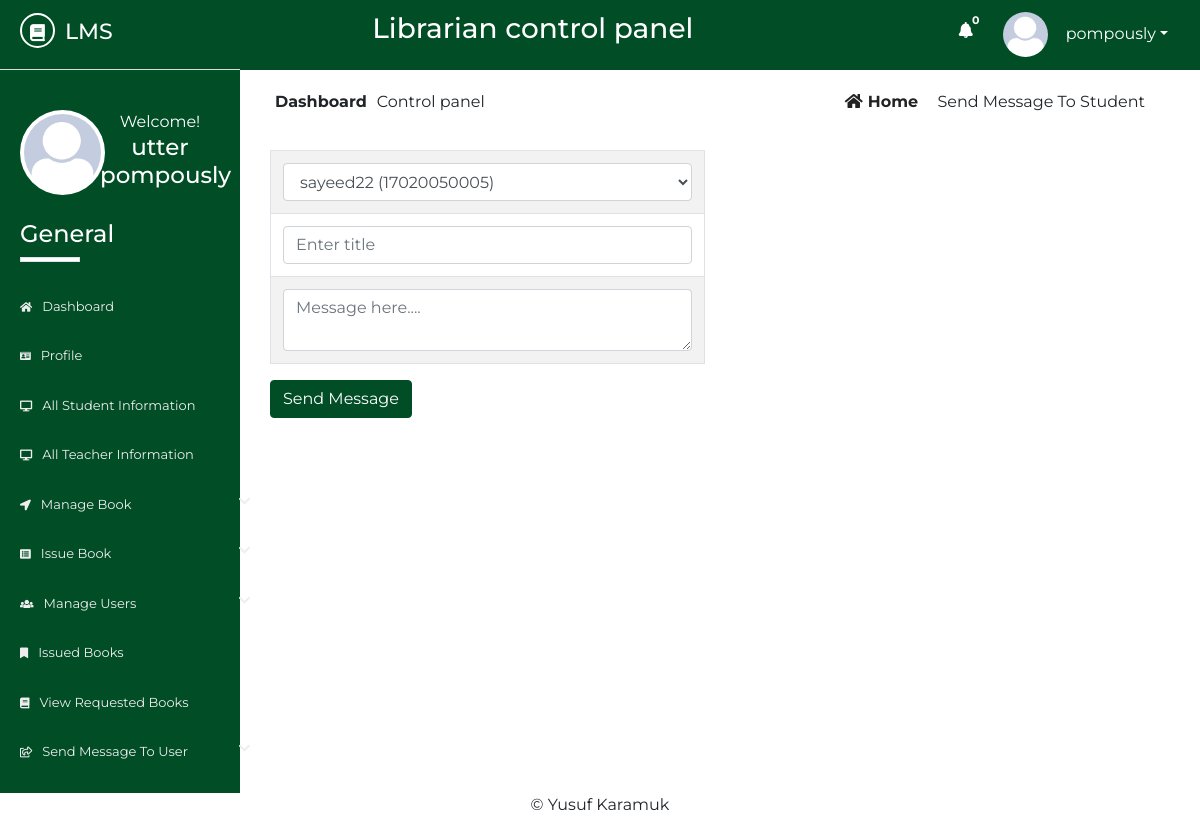
Screenshot of /Source/librarian/send-to-student.php (signed in) with the database file from the repository.
### tables this page shows
CREATE TABLE `lib_registration` (
  `id` int(2) NOT NULL,
  `name` varchar(50) NOT NULL,
  `username` varchar(20) NOT NULL,
  `password` varchar(20) NOT NULL,
  `email` varchar(50) NOT NULL,
  `phone` varchar(20) NOT NULL,
  `address` varchar(100) NOT NULL,
  `photo` varchar(500) NOT NULL,
  `status` varchar(7) NOT NULL
);

### Source/librarian/send-to-student.php (the view, shortened to what this page needs)
       <?php
   include 'inc/header.php';
   include 'inc/connection.php';
?>
<div class="dashboard-content">
	<div class="dashboard-header">
		<div class="container">
			<div class="row">
				<div class="col-md-6">
					<div class="left">
						<p><span>dashboard</span>Control panel</p>
					</div>
				</div>
				<div class="col-md-6">
					<div class="right text-right">
						<a href="dashboard.php"><i class="fas fa-home"></i>home</a>
						<span class="disabled">send Message to student</span>
					</div>
				</div>
			</div>
			<div class="sendMessage">
				<form action="" method="post" name="form1" class="col-lg-6" enctype="multipart/form-data">
                       <table class="table table-bordered table-striped">
                           <tr>
                               <td>
                                 <select name="rusername" class="form-control">
                                     <?php
                                            $res= mysqli_query($link, "select * from std_registration");
                                               while($row=mysqli_fetch_array($res)){
                                                   ?><option value="<?php echo $row["username"]?>">
                                                   <?php  echo $row["username"]. " (".$row["regno"].")"; ?>
                                                   </option><?php
                                               }
                                          ?>
                                 </select>
                               </td>
                           </tr>
                           <tr>
                               <td>
                                   <input type="text" class="form-control" placeholder="Enter title" name="title">
                               </td>
                           </tr>
                           <tr>
                               <td>
                                   <textarea name="msg" class="form-control" placeholder="Message here...."></textarea>
                               </td>
                           </tr>
                       </table>
                       <input type="submit" name="submit" value="Send Message" class="btn btn-info">
                   </form>
			</div>
		</div>
	</div>
</div>
<?php
	include 'inc/footer.php';
 ?>

### Source/librarian/inc/header.php (shortened to what this page needs)
<?php
    include 'inc/connection.php';
    $res = mysqli_query($link,"select * from request_books where read1='no'");
    $not= mysqli_num_rows($res);
 ?>
<!DOCTYPE html>
<html lang="en">
<head>
	<link rel="stylesheet" href="inc/css/bootstrap.min.css">
	<link rel="stylesheet" href="inc/css/bootstrap-select.min.css">
	<link rel="stylesheet" href="inc/css/fontawesome-all.min.css">
	<link rel="stylesheet" href="inc/css/datatables.min.css">
	<link rel="stylesheet" href="inc/css/pro1.css">
</head>
<body>
	<div class="main-content">
		<div class="wrapper">
			<div class="left-sidebar">
				<div class="p-title">
                    <h3><a href=""><i class="fas fa-book"></i><span>lms</span></a></h3>
				</div>
				<div class="profile">
					<div class="profile-pic">
                        <?php
                            $res = mysqli_query($link, "select * from lib_registration where username='".$_SESSION['username']."'");
                            while ($row = mysqli_fetch_array($res)){
                                ?><img src="<?php echo $row["photo"]; ?> " height="" width="" alt="something wrong" class="rounded-circle"></a> <?php
                            }
                        ?>
					</div>
					<div class="profile-info text-center">
						<span>Welcome!</span>
						<h2>
              <?php
                $res = mysqli_query($link, "select * from lib_registration where username='".$_SESSION['username']."'");
                while ($row = mysqli_fetch_array($res)){
                  $name  =  $row["name"];
                  echo $name;
                }
              ?>
            </h2>
					</div>
				</div>
				<div class="sidebar-menu">
					<h3>General</h3>
					<div class="border"></div>
	                <ul>
	                    <li class="menu <?php if($page=='home'){ echo 'active';} ?>">
      						<a href="dashboard.php"><i class="fas fa-home"></i>Dashboard</a>
    					</li>
    					  <li class="menu <?php if($page=='profile'){ echo 'active';} ?>">
      						<a href="profile.php"><i class="fas fa-id-card"></i>profile</a>
    					</li>
	                    <li class="menu <?php if($page=='sinfo'){ echo 'active';} ?>">
      						<a href="all-student-info.php"><i class="fas fa-desktop"></i>all student information</a>
    					</li>
    					<li class="menu <?php if($page=='tinfo'){ echo 'active';} ?>">
      						<a href="all-teacher-info.php"><i class="fas fa-desktop"></i>all teacher information</a>
    					</li>
    					<li class="menu menu-toggle2">
      						<a href="#"><i class="fas fa-location-arrow"></i>manage book <span class="fa fa-chevron-down"></span></a>
    					</li>
	                   <li class="menu menu-toggle1">
      						<a href="#"><i class="fas fa-list-alt"></i>issue book <span class="fa fa-chevron-down"></span></a>
    					</li>
    					<li class="menu menu-toggle3">
      						<a href="#"><i class="fas fa-users"></i>manage users <span class="fa fa-chevron-down"></span></a>
    					</li>
    					 <li class="menu <?php if($page=='ibook'){ echo 'active';} ?>">
      						<a href="issued-books.php"><i class="fas fa-bookmark"></i>issued books</a>
    					</li>
    					<li class="menu <?php if($page=='rbook'){ echo 'active';} ?>">
      						<a href="requested-books.php"><i class="fas fa-book"></i>view requested books</a>
    					</li>
    					<li class="menu menu-toggle4">
      						<a href="#"><i class="far fa-share-square"></i>send message to user <span class="fa fa-chevron-down"></span></a>
    					</li>
    				</ul>
				</div>
			</div>
			<div class="content">
				<div class="inner">
					<div class="heading text-center">
						<h3>Librarian control panel</h3>
					</div>
					<div class="header-profile text-right">
						<ul>
                            <li class="icon">
                                <a href="requested-books.php" ><i class="fas fa-bell"></i></a>
                                <span class="count" onclick="window.location='requested-books.php'"><b><?php echo $not; ?></b></span>
                            </li>
							<li class="dropdown">
                                <?php
                                     $res = mysqli_query($link, "select * from lib_registration where username='".$_SESSION['username']."'");
                                     while ($row = mysqli_fetch_array($res)){
                                         ?><a href="" class="dropdown-toggle" data-toggle="dropdown"><img src="<?php echo $row["photo"]; ?>" alt=""><span><?php echo $_SESSION["username"]; ?></span></a> <?php
                                     }
                                ?>
							</li>
						</ul>
					</div>
				</div>

### Source/librarian/inc/css/pro1.css (style rules this page uses)
* { margin: 0; padding: 0; }
body { font-family: 'Montserrat', sans-serif; }
.border { width: 60px; height: 5px; background: #fff; }
.main-content { width: 100%; height: auto; overflow: hidden; }
.main-content .left-sidebar { width: 20%; height: auto; background: #004d26; float: left; }
.main-content .left-sidebar .p-title { width: 100%; padding: 13px; padding-left: 20px; background: #004d26; border-bottom: 1px solid #ddd; }
.main-content .p-title a { text-decoration: none; color: #fff; font-size: 22px; text-transform: uppercase; }
.main-content .p-title a i { width: 35px; height: 35px; line-height: 35px; text-align: center; font-size: 17px; border-radius: 50%; border: 2px solid #fff; }
.main-content .p-title a span { margin-left: 10px; }
.main-content .left-sidebar .profile { width: 100%; padding: 20px; margin-top: 0; padding-top: 0; }
.main-content .left-sidebar .profile .profile-pic { width: 40%; float: left; }
.main-content .left-sidebar .profile img { width: 85px; height: 85px; position: inherit; padding: 4px; background: #fff; overflow: hidden; }
.main-content .left-sidebar .profile .profile-info { width: 60%; float: left; color: #fff; }
.main-content .left-sidebar .profile .profile-info h2 { font-size: 23px; }
.sidebar-menu { color: #fff; width: 100%; padding-top: 60px; padding-left: 0; }
.sidebar-menu h3 { margin-left: 20px; font-size: 24px; }
.sidebar-menu .border { margin-left: 20px; margin-bottom: 20px; }
.sidebar-menu ul li a { text-decoration: none; color: #eee; width: 270px; padding: 15px 20px; font-size: 13px; display: block; text-transform: capitalize; transition: all .5s ease; }
.sidebar-menu ul { padding-left: 0; }
.sidebar-menu ul li a i { margin-right: 10px; font-size: smaller; }
.sidebar-menu ul li a span { float: right; }
.content { width: 80%; height: auto; float: right; }
.content .inner { width: 100%; height: 70px; background: #004d26; padding: 12px; }
.content .inner .heading { width: 60%; float: left; color: #fff; }
.content .inner .header-profile { float: right; margin-right: 20px; position: relative; }
.content .inner .header-profile .icon i { margin-right: 30px; font-size: 16px; margin-top: 10px; }
.header-profile .dropdown span { color: #fff; margin-left: 10px; }
.header-profile .icon span { color: #fff; position: absolute; left: 10px; top: 0; font-size: 11px; width: 14px; height: 16px; line-height: 16px; text-align: center; border-radius: 4px; background: #004d26; }
.header-profile ul li { list-style: none; float: left; }
.header-profile ul li i { color: #fff; }
.header-profile img { width: 40px; height: 40px; border-radius: 50%; margin-right: 8px; }
.dropdown a { text-decoration: none; color: #fff; }
.dropdown img { width: 45px; height: 45px; border-radius: 50%; }
.dashboard-header .left { padding: 20px; }
.dashboard-header .left p span { text-transform: capitalize; margin-right: 10px; font-weight: bold; }
.dashboard-header .right { padding: 20px; margin-right: 20px; }
.dashboard-header .right a { text-transform: capitalize; text-decoration: none; color: #222; margin-right: 15px; font-weight: bold; }
.dashboard-header .right a i { margin-right: 5px; }
.dashboard-header .right span { text-transform: capitalize; }

### rows the page displays
lib_registration: photo (picture), name "utter pompously"

### other values shown
$not "0"
form field rusername "sayeed22 (17020050005)"
